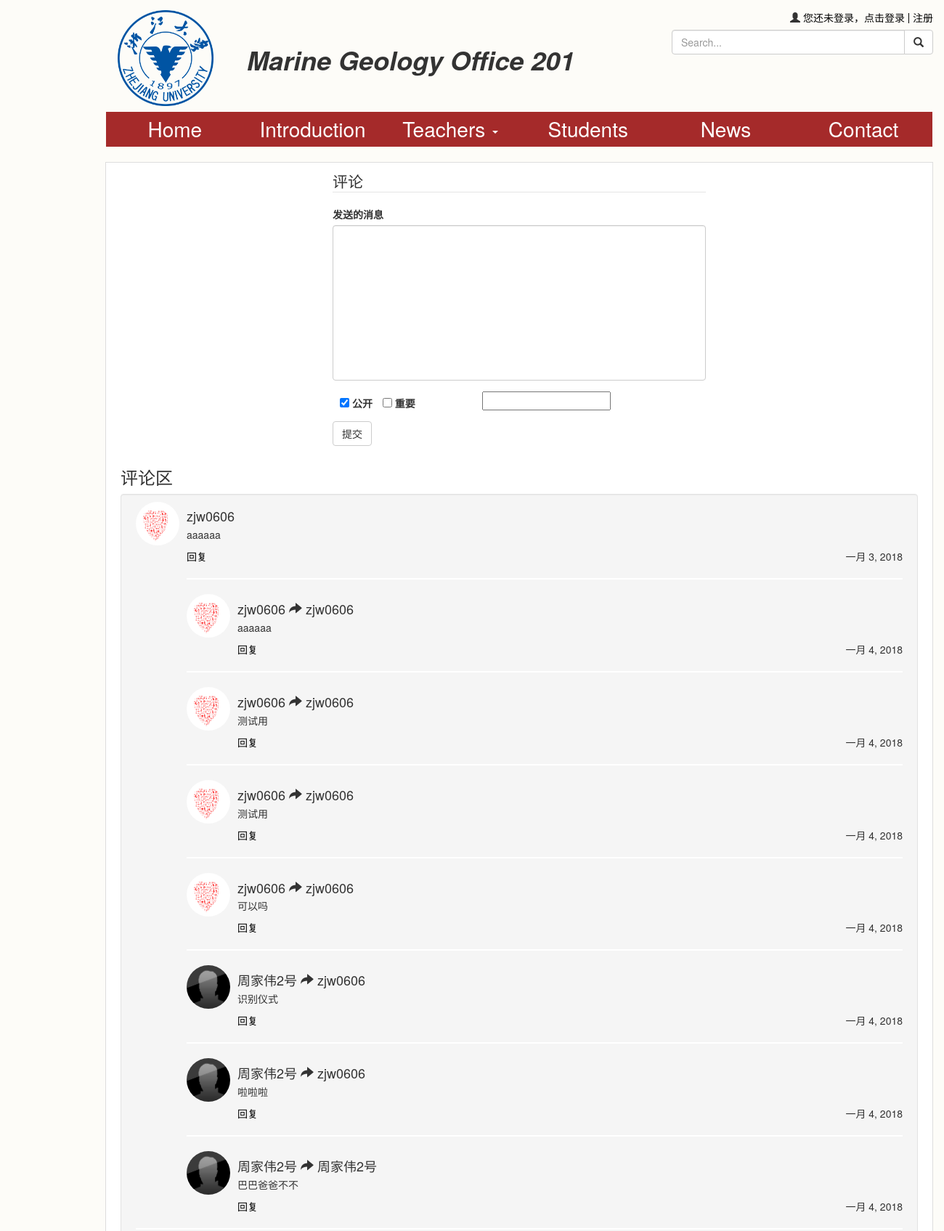
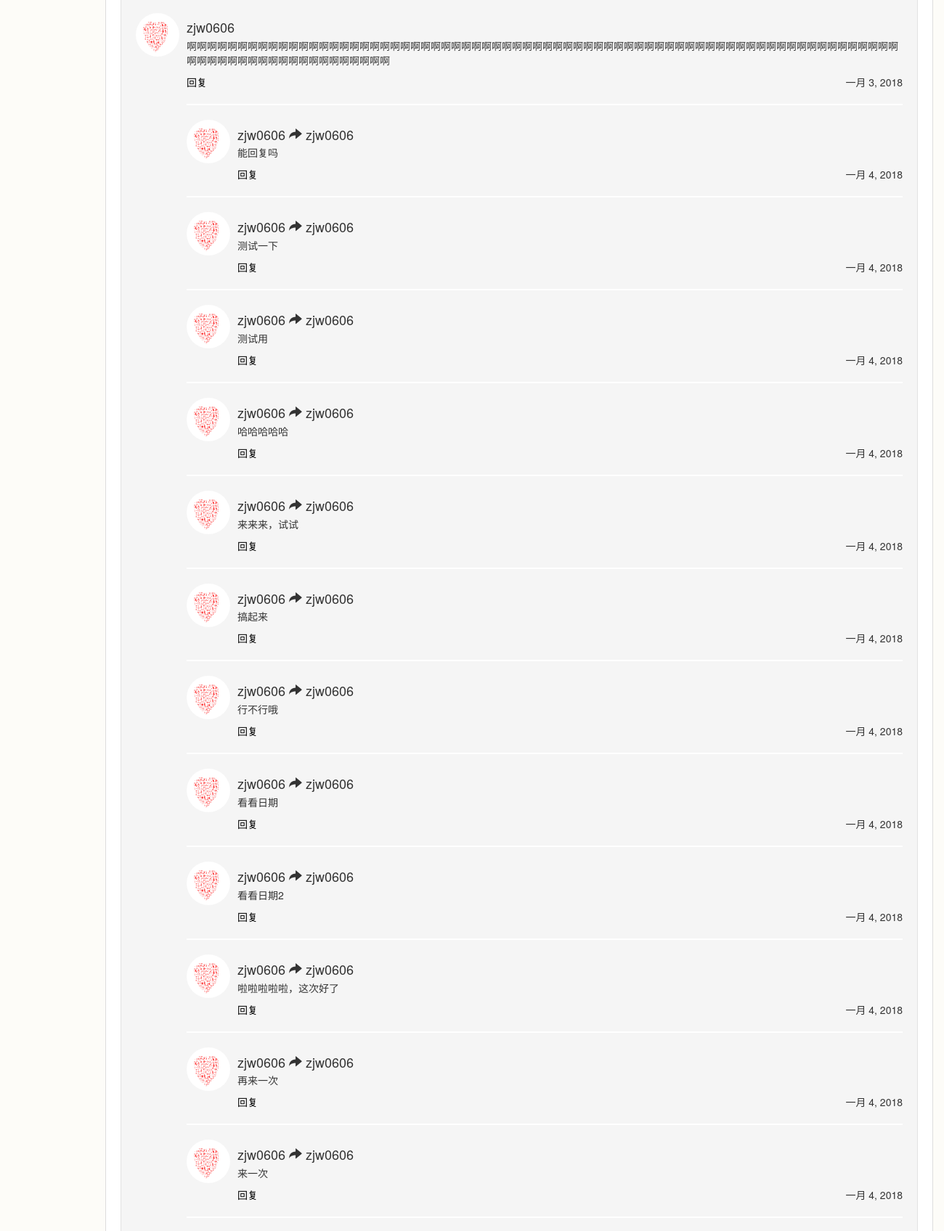
/comment/ (upper part), run on the app's committed database (2 pictures, top to bottom).
### comments/models.py (models this page shows, shortened)
class Base(models.Model):
	author = models.ForeignKey(User)
	content = models.TextField(max_length=500)
	created_time = models.DateField(auto_now = True)
	class Meta:
		abstract = True

class Comment(Base):
	public = models.BooleanField(default=True)
	important = models.BooleanField(default=False)

class Reply(Base):
	reply_to = models.CharField(max_length=150)
	comment = models.ForeignKey(Comment,on_delete=models.CASCADE)

### users/models.py (models this page shows)
class User(AbstractUser):       #自定义用户模型
	pic = models.ImageField(upload_to='pic',default="zjw.jpg")
	signature = models.CharField(max_length=50,blank=True,default="无个性签名")
	sex = models.CharField(max_length=1,choices=SEX)
	hobby = models.TextField(max_length=200,blank=True,default="无")
	class Meta(AbstractUser.Meta):
		pass

### comments/views.py (the view)
# urls.py: url(r'^comment/$',views.contact,name='contact'),
def contact(request): #联系页
	comment_list = Comment.objects.all().filter(public = True).order_by('-created_time')
	if request.method == 'POST':
		if request.user.username:
			form = CommentForm(request.POST)
			if form.is_valid():
				form.save()
				response = True
				context = {'form':form,'comment_list':comment_list,'response':response}
				return render(request,'contact.html',context=context)
	else:
		form = CommentForm()
	context = {'form':form,'comment_list':comment_list}
	return render(request,'contact.html',context=context)

### comments/forms.py
class CommentForm(forms.ModelForm):
	content = forms.CharField(widget=forms.Textarea(attrs={'class':"form-control",'required':'required','oninvalid':"setCustomValidity('请输入你要发送的信息');",'oninput':"setCustomValidity('');"}))
	captcha = CaptchaField(error_messages={"invalid":u"验证码错误","required":u"请输入验证码"},required=True)
	class Meta:
		model = Comment
		fields = ['content','public','important','author']

### templates/contact.html (shortened to what this page needs)
{% extends 'base.html' %}
{% load staticfiles %}
{% block css %}
<link href="{% static 'styles/contact.css' %}" rel="stylesheet" media="screen" />
{% endblock css %}
{% block main %}
<article>
	<div class="row">
		<div class="col-md-6 col-sm-8 col-xs-12 col-md-push-3 col-sm-push-2">
			<form id="contact_form" role="form" action="{% url 'comments:contact' %}" method="post" >
				<fieldset>
					<legend>评论</legend>
					<div class="form-group">
						<label for="{{ form.content.id_for_label }}">发送的消息</label>
						{{form.content}}
					</div>
					<div class="form-group" id='check'>
						<div>
							<div class="type">
								<label for="{{ form.public.id_for_label }}">
									{{form.public}}
									公开
								</label>
								<label for="{{ form.important.id_for_label }}">
									{{form.important}}
									重要
								</label>
							</div>
							<div class="captcha1">
								{{form.captcha}}
							</div>
						</div>
					</div>
					<button type="submit" class="btn btn-default">提交</button>
				</fieldset>
			</form>
		</div>
	</div>
	<div class="row">
		<div class="col-md-12">
			<h3 id="well">评论区</h3>
			<div class="well comment_well">
				<ul class="media-list">
				{% for comment in comment_list %}
					<li class="media">
						<a href="{% url 'users:info' %}?name={{comment.author.username}}" class="media-left">
							<img src="{{comment.author.pic.url}}" class="media-object img-circle" alt="photo" />
						</a>
						<div class="media-body">
							<h4 class="media-heading">{{comment.author.username}}</h4>
							<p>{{comment.content}}</p>
							<a href="#comment_{{comment.id}}" class="reply_button" data-toggle="collapse" reply="{{comment.author.username}}">回复</a>
							<span class="pull-right">{{comment.created_time}}</span>
							{% for reply in comment.reply_set.all %}
							<hr class="comment_line" />
							<div class="media">
								<a href="{% url 'users:info' %}?name={{reply.author.username}}" class="media-left">
									<img src="{{reply.author.pic.url}}" class="media-object img-circle" alt="photo" />
								</a>
								<div class="media-body">
									<h4 class="media-heading">{{reply.author.username}} <span class="glyphicon glyphicon-share-alt"></span> {{reply.reply_to}}</h4>
									<p>{{reply.content}}</p>
									<a href="#reply_{{reply.id}}" class="reply_button" data-toggle="collapse" reply="{{reply.author.username}}">回复</a>
									<span class="pull-right">{{reply.created_time}}</span>
								</div>
							</div>
							{% endfor %}
						</div>
					</li>
					<hr class="comment_line" />
				{% empty %}
				暂无评论
				{% endfor %}
				</ul>
			</div>
		</div>
	</div>
</article>
{% endblock main %}

### web201/static/styles/contact.css (style rules this page uses)
body { background-color:#fdfcf8; margin-left:10%; margin-right:10%; margin-top:1em; min-width:500px; }
article { border:1px solid #ddd; background-color:white; }
#contact_form { padding:10px 20px; }
form textarea { width:100%; resize:none; display:block; }
#check div label { padding-left:10px; }
div.captcha1 { display:inline-block; float:right; width:60%; }
div.type { position:relative; top:5px; display:inline-block; }
#well { margin-left:20px; }
.comment_line { height:2px; border:none; background-color:white; }
.reply_button { color:black; }
div.comment_well { padding:10px 20px; margin:10px 20px; }
div.well h4 { padding-top:10px; }
ul.media-list img { width:60px; height:60px; }

### data on the page
Comment: author.pic (picture), author.username "zjw0606", content "aaaaaa", created_time "一月 3, 2018"
Reply: author.pic (picture), author.username "zjw0606", reply_to "zjw0606", content "aaaaaa", created_time "一月 4, 2018"
Reply: author.pic (picture), author.username "zjw0606", reply_to "zjw0606", content "测试用", created_time "一月 4, 2018"
Reply: author.pic (picture), author.username "zjw0606", reply_to "zjw0606", content "测试用", created_time "一月 4, 2018"
Reply: author.pic (picture), author.username "zjw0606", reply_to "zjw0606", content "可以吗", created_time "一月 4, 2018"
Reply: author.pic (picture), author.username "周家伟2号", reply_to "zjw0606", content "识别仪式", created_time "一月 4, 2018"
Reply: author.pic (picture), author.username "周家伟2号", reply_to "zjw0606", content "啦啦啦", created_time "一月 4, 2018"
Reply: author.pic (picture), author.username "周家伟2号", reply_to "周家伟2号", content "巴巴爸爸不不", created_time "一月 4, 2018"
Comment: author.pic (picture), author.username "zjw0606", content "啊啊啊啊啊啊啊啊啊啊啊啊啊啊啊啊啊啊啊啊啊啊啊啊啊啊啊啊啊啊啊啊啊啊啊啊啊啊啊啊啊啊啊啊啊啊啊啊啊啊啊啊啊啊啊啊啊啊啊啊啊啊啊啊啊啊啊啊啊啊啊啊啊啊啊啊啊啊啊啊啊啊啊啊啊啊啊啊啊啊", created_time "一月 3, 2018"
Reply: author.pic (picture), author.username "zjw0606", reply_to "zjw0606", content "能回复吗", created_time "一月 4, 2018"
Reply: author.pic (picture), author.username "zjw0606", reply_to "zjw0606", content "测试一下", created_time "一月 4, 2018"
Reply: author.pic (picture), author.username "zjw0606", reply_to "zjw0606", content "测试用", created_time "一月 4, 2018"
Reply: author.pic (picture), author.username "zjw0606", reply_to "zjw0606", content "哈哈哈哈哈", created_time "一月 4, 2018"
Reply: author.pic (picture), author.username "zjw0606", reply_to "zjw0606", content "来来来，试试", created_time "一月 4, 2018"
Reply: author.pic (picture), author.username "zjw0606", reply_to "zjw0606", content "搞起来", created_time "一月 4, 2018"
Reply: author.pic (picture), author.username "zjw0606", reply_to "zjw0606", content "行不行哦", created_time "一月 4, 2018"
Reply: author.pic (picture), author.username "zjw0606", reply_to "zjw0606", content "看看日期", created_time "一月 4, 2018"
Reply: author.pic (picture), author.username "zjw0606", reply_to "zjw0606", content "看看日期2", created_time "一月 4, 2018"
Reply: author.pic (picture), author.username "zjw0606", reply_to "zjw0606", content "啦啦啦啦啦，这次好了", created_time "一月 4, 2018"
Reply: author.pic (picture), author.username "zjw0606", reply_to "zjw0606", content "再来一次", created_time "一月 4, 2018"
Reply: author.pic (picture), author.username "zjw0606", reply_to "zjw0606", content "来一次", created_time "一月 4, 2018"
